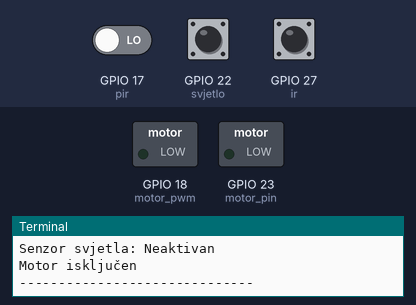
Bench run of a program on a simulated Raspberry Pi (BCM pin numbers). Shown: switched loads named in the program (green lamp = pin HIGH), the last lines printed to the terminal. The test bench sets the inputs (shaded band); at power-on: GPIO 17 (pir) LOW, GPIO 22 (svjetlo) LOW, GPIO 27 (ir) LOW.

Above: at 1.2 s.
1.3 s: GPIO 17 (pir) driven HIGH
At 3.0 s:
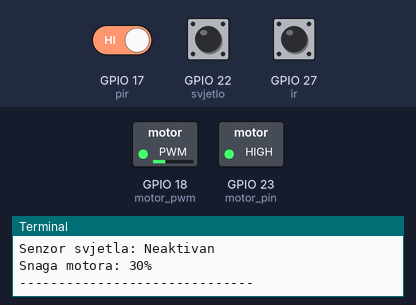
3.5 s: GPIO 22 (svjetlo) pulled HIGH for 1.2 s
At 4.6 s:
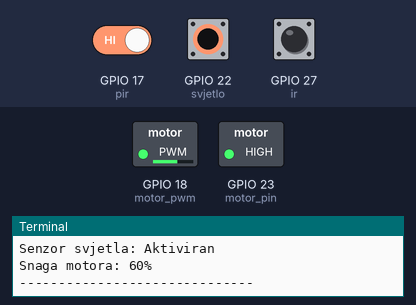
6.5 s: GPIO 27 (ir) pulled HIGH for 1.2 s
At 8.9 s:
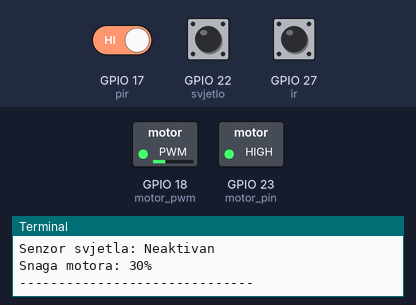
9.2 s: GPIO 27 (ir) pulled HIGH for 3.2 s
At 10.7 s:
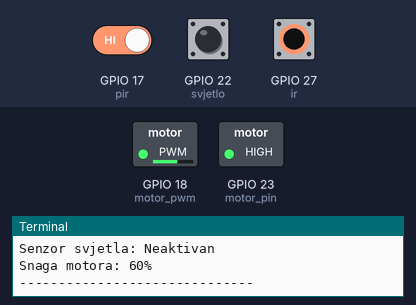
14.5 s: GPIO 22 (svjetlo) pulled HIGH for 3.2 s
At 18.5 s:
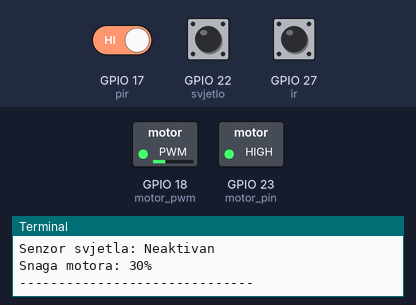
19.5 s: GPIO 22 (svjetlo) driven HIGH and GPIO 27 (ir) driven HIGH
At 21.3 s:
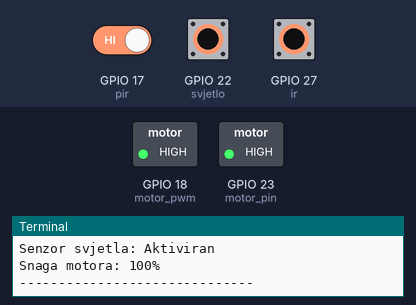
Timing chart, 0 to 22.5 s (numbered marks = the images above; inputs shaded):
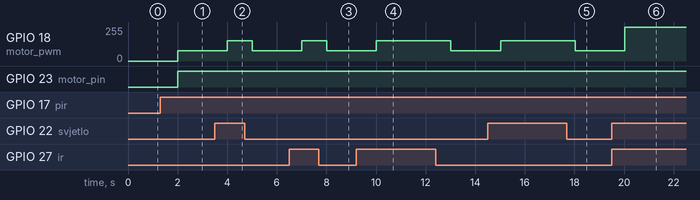

The program:

main.py
```python
from gpiozero import DigitalInputDevice, PWMOutputDevice, OutputDevice
from time import sleep

# === Ulazi: senzori ===
pir = DigitalInputDevice(17)        # PIR senzor pokret
ir = DigitalInputDevice(27)         # IR senzor
svjetlo = DigitalInputDevice(22)    # Senzor svjetla (digitalni)

# === Izlazi: motor ===
motor_pwm = PWMOutputDevice(18)     # PWM snaga (ENA pin na L298N)
motor_pin = OutputDevice(23)        # Smjer motora (IN1 pin na L298N)

while True:
    aktivni = 0

    # Provjera PIR
    if pir.value == 1:
        print("PIR senzor: Aktiviran")
        aktivni += 1
    else:
        print("PIR senzor: Neaktivan")

    # Provjera IR
    if ir.value == 1:
        print("IR senzor: Aktiviran")
        aktivni += 1
    else:
        print("IR senzor: Neaktivan")

    # Provjera svjetla
    if svjetlo.value == 1:
        print("Senzor svjetla: Aktiviran")
        aktivni += 1
    else:
        print("Senzor svjetla: Neaktivan")

    # Uključivanje motora u desnom smjeru ako bilo koji senzor radi
    if aktivni > 0:
        motor_pin.on()  # pokreni motor
    else:
        motor_pin.off()  # stani motor

    # Postavljanje snage motora
    if aktivni == 1:
        motor_pwm.value = 0.3
        print("Snaga motora: 30%")
    elif aktivni == 2:
        motor_pwm.value = 0.6
        print("Snaga motora: 60%")
    elif aktivni == 3:
        motor_pwm.value = 1.0
        print("Snaga motora: 100%")
    else:
        motor_pwm.value = 0.0
        print("Motor isključen")

    print("-" * 30)
    sleep(1)
```

Measured:
- after the input at 1.3 s, GPIO 18 (motor_pwm): 0/255 → 77/255 after 0.71 s; GPIO 23 (motor_pin): LOW → HIGH after 0.71 s
- after the input at 3.5 s, GPIO 18 (motor_pwm): 77/255 → 153/255 after 0.51 s, → 77/255 1.0 s later
- after the input at 6.5 s, GPIO 18 (motor_pwm): 77/255 → 153/255 after 0.51 s, → 77/255 1.0 s later
- after the input at 9.2 s, GPIO 18 (motor_pwm): 77/255 → 153/255 after 0.82 s, → 77/255 3.0 s later
- after the input at 14.5 s, GPIO 18 (motor_pwm): 77/255 → 153/255 after 0.53 s, → 77/255 3.0 s later
- after the input at 19.5 s, GPIO 18 (motor_pwm): 77/255 → 255/255 after 0.53 s
